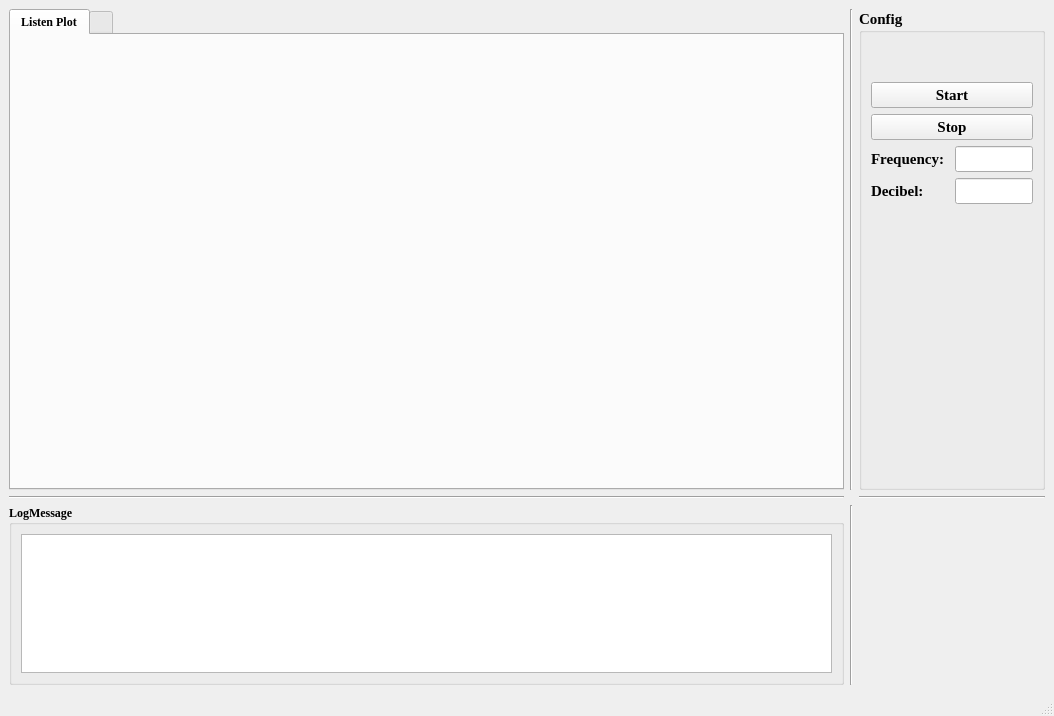
<?xml version="1.0" encoding="UTF-8"?>
<ui version="4.0">
 <class>MainWindow</class>
 <widget class="QMainWindow" name="MainWindow">
  <property name="geometry">
   <rect>
    <x>0</x>
    <y>0</y>
    <width>1054</width>
    <height>716</height>
   </rect>
  </property>
  <property name="windowTitle">
   <string>MainWindow</string>
  </property>
  <widget class="QWidget" name="centralwidget">
   <layout class="QGridLayout" name="gridLayout">
    <item row="0" column="0">
     <widget class="QTabWidget" name="tabWidget">
      <property name="sizePolicy">
       <sizepolicy hsizetype="Expanding" vsizetype="Expanding">
        <horstretch>9</horstretch>
        <verstretch>8</verstretch>
       </sizepolicy>
      </property>
      <property name="font">
       <font>
        <family>Times New Roman</family>
        <weight>75</weight>
        <bold>true</bold>
       </font>
      </property>
      <property name="currentIndex">
       <number>0</number>
      </property>
      <widget class="QWidget" name="tab">
       <attribute name="title">
        <string>Listen Plot</string>
       </attribute>
       <layout class="QVBoxLayout" name="verticalLayout">
        <item>
         <widget class="QWidget" name="widget_listenPlot" native="true"/>
        </item>
       </layout>
      </widget>
      <widget class="QWidget" name="tab_2">
       <attribute name="title">
        <string/>
       </attribute>
      </widget>
     </widget>
    </item>
    <item row="2" column="1">
     <widget class="Line" name="line_4">
      <property name="orientation">
       <enum>Qt::Vertical</enum>
      </property>
     </widget>
    </item>
    <item row="0" column="1">
     <widget class="Line" name="line_3">
      <property name="orientation">
       <enum>Qt::Vertical</enum>
      </property>
     </widget>
    </item>
    <item row="0" column="2">
     <widget class="QGroupBox" name="groupBox_Config">
      <property name="sizePolicy">
       <sizepolicy hsizetype="Expanding" vsizetype="Expanding">
        <horstretch>2</horstretch>
        <verstretch>8</verstretch>
       </sizepolicy>
      </property>
      <property name="font">
       <font>
        <family>Times New Roman</family>
        <pointsize>11</pointsize>
        <weight>75</weight>
        <bold>true</bold>
       </font>
      </property>
      <property name="title">
       <string>Config</string>
      </property>
      <layout class="QVBoxLayout" name="verticalLayout_3">
       <item>
        <spacer name="verticalSpacer_2">
         <property name="orientation">
          <enum>Qt::Vertical</enum>
         </property>
         <property name="sizeType">
          <enum>QSizePolicy::Fixed</enum>
         </property>
         <property name="sizeHint" stdset="0">
          <size>
           <width>20</width>
           <height>40</height>
          </size>
         </property>
        </spacer>
       </item>
       <item>
        <widget class="QPushButton" name="pushButton_Start">
         <property name="text">
          <string>Start</string>
         </property>
        </widget>
       </item>
       <item>
        <widget class="QPushButton" name="pushButton_Stop">
         <property name="text">
          <string>Stop</string>
         </property>
        </widget>
       </item>
       <item>
        <layout class="QHBoxLayout" name="horizontalLayout">
         <item>
          <widget class="QLabel" name="label">
           <property name="sizePolicy">
            <sizepolicy hsizetype="Expanding" vsizetype="Fixed">
             <horstretch>5</horstretch>
             <verstretch>0</verstretch>
            </sizepolicy>
           </property>
           <property name="text">
            <string>Frequency:</string>
           </property>
          </widget>
         </item>
         <item>
          <widget class="QLineEdit" name="lineEdit_frequency">
           <property name="sizePolicy">
            <sizepolicy hsizetype="Expanding" vsizetype="Fixed">
             <horstretch>5</horstretch>
             <verstretch>2</verstretch>
            </sizepolicy>
           </property>
          </widget>
         </item>
        </layout>
       </item>
       <item>
        <layout class="QHBoxLayout" name="horizontalLayout_2">
         <item>
          <widget class="QLabel" name="label_2">
           <property name="sizePolicy">
            <sizepolicy hsizetype="Expanding" vsizetype="Fixed">
             <horstretch>5</horstretch>
             <verstretch>0</verstretch>
            </sizepolicy>
           </property>
           <property name="text">
            <string>Decibel:</string>
           </property>
          </widget>
         </item>
         <item>
          <widget class="QLineEdit" name="lineEdit_db">
           <property name="sizePolicy">
            <sizepolicy hsizetype="Expanding" vsizetype="Fixed">
             <horstretch>5</horstretch>
             <verstretch>2</verstretch>
            </sizepolicy>
           </property>
          </widget>
         </item>
        </layout>
       </item>
       <item>
        <spacer name="verticalSpacer">
         <property name="orientation">
          <enum>Qt::Vertical</enum>
         </property>
         <property name="sizeHint" stdset="0">
          <size>
           <width>20</width>
           <height>40</height>
          </size>
         </property>
        </spacer>
       </item>
      </layout>
     </widget>
    </item>
    <item row="2" column="0">
     <widget class="QGroupBox" name="groupBox_logMessage">
      <property name="sizePolicy">
       <sizepolicy hsizetype="Expanding" vsizetype="Expanding">
        <horstretch>9</horstretch>
        <verstretch>3</verstretch>
       </sizepolicy>
      </property>
      <property name="font">
       <font>
        <family>Times New Roman</family>
        <weight>75</weight>
        <bold>true</bold>
       </font>
      </property>
      <property name="title">
       <string>LogMessage</string>
      </property>
      <layout class="QVBoxLayout" name="verticalLayout_2">
       <item>
        <widget class="QTextEdit" name="textEdit_logMessage"/>
       </item>
      </layout>
     </widget>
    </item>
    <item row="1" column="0">
     <widget class="Line" name="line">
      <property name="orientation">
       <enum>Qt::Horizontal</enum>
      </property>
     </widget>
    </item>
    <item row="1" column="2">
     <widget class="Line" name="line_2">
      <property name="orientation">
       <enum>Qt::Horizontal</enum>
      </property>
     </widget>
    </item>
    <item row="2" column="2">
     <widget class="QWidget" name="widget" native="true"/>
    </item>
   </layout>
  </widget>
  <widget class="QMenuBar" name="menubar">
   <property name="geometry">
    <rect>
     <x>0</x>
     <y>0</y>
     <width>1054</width>
     <height>22</height>
    </rect>
   </property>
  </widget>
  <widget class="QStatusBar" name="statusbar"/>
 </widget>
 <resources/>
 <connections>
  <connection>
   <sender>pushButton_Start</sender>
   <signal>clicked()</signal>
   <receiver>MainWindow</receiver>
   <slot>startTest()</slot>
   <hints>
    <hint type="sourcelabel">
     <x>908</x>
     <y>103</y>
    </hint>
    <hint type="destinationlabel">
     <x>813</x>
     <y>95</y>
    </hint>
   </hints>
  </connection>
  <connection>
   <sender>pushButton_Stop</sender>
   <signal>clicked()</signal>
   <receiver>MainWindow</receiver>
   <slot>stopTest()</slot>
   <hints>
    <hint type="sourcelabel">
     <x>860</x>
     <y>141</y>
    </hint>
    <hint type="destinationlabel">
     <x>807</x>
     <y>141</y>
    </hint>
   </hints>
  </connection>
 </connections>
 <slots>
  <slot>startTest()</slot>
  <slot>stopTest()</slot>
 </slots>
</ui>
